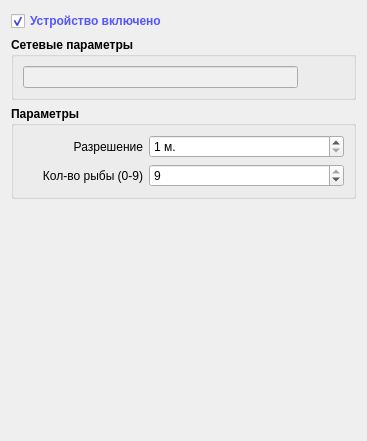
             <widget class="QWidget" name="pageECHOFish">
              <property name="geometry">
               <rect>
                <x>0</x>
                <y>0</y>
                <width>367</width>
                <height>441</height>
               </rect>
              </property>
              <attribute name="label">
               <string>Рыбопромысловый</string>
              </attribute>
              <layout class="QVBoxLayout" name="verticalLayout_12">
               <item>
                <widget class="QCheckBox" name="checkECHOFishEnabled">
                 <property name="minimumSize">
                  <size>
                   <width>0</width>
                   <height>20</height>
                  </size>
                 </property>
                 <property name="font">
                  <font>
                   <weight>75</weight>
                   <bold>true</bold>
                  </font>
                 </property>
                 <property name="styleSheet">
                  <string notr="true">color: rgb(85, 85, 255);</string>
                 </property>
                 <property name="text">
                  <string>Устройство включено</string>
                 </property>
                 <property name="checked">
                  <bool>true</bool>
                 </property>
                </widget>
               </item>
               <item>
                <widget class="QGroupBox" name="gbInterfaceECHO_2">
                 <property name="font">
                  <font>
                   <weight>75</weight>
                   <bold>true</bold>
                  </font>
                 </property>
                 <property name="title">
                  <string>Сетевые параметры</string>
                 </property>
                 <layout class="QHBoxLayout" name="horizontalLayout_20">
                  <item>
                   <widget class="QLineEdit" name="editECHOFishInterface">
                    <property name="sizePolicy">
                     <sizepolicy hsizetype="Expanding" vsizetype="Minimum">
                      <horstretch>0</horstretch>
                      <verstretch>0</verstretch>
                     </sizepolicy>
                    </property>
                    <property name="font">
                     <font>
                      <weight>50</weight>
                      <bold>false</bold>
                     </font>
                    </property>
                    <property name="styleSheet">
                     <string notr="true">background-color: rgb(240, 240, 240);
color: rgb(0, 0, 127);</string>
                    </property>
                    <property name="readOnly">
                     <bool>true</bool>
                    </property>
                   </widget>
                  </item>
                  <item>
                   <widget class="QPushButton" name="bnECHOFishEditNetworkParams">
                    <property name="sizePolicy">
                     <sizepolicy hsizetype="Fixed" vsizetype="Fixed">
                      <horstretch>0</horstretch>
                      <verstretch>0</verstretch>
                     </sizepolicy>
                    </property>
                    <property name="text">
                     <string/>
                    </property>
                    <property name="icon">
                     <iconset resource="res.qrc">
                      <normaloff>:/buttons/Icons/Gears.ico</normaloff>:/buttons/Icons/Gears.ico</iconset>
                    </property>
                    <property name="flat">
                     <bool>true</bool>
                    </property>
                   </widget>
                  </item>
                 </layout>
                </widget>
               </item>
               <item>
                <widget class="QGroupBox" name="gbECHOParams_2">
                 <property name="font">
                  <font>
                   <weight>75</weight>
                   <bold>true</bold>
                  </font>
                 </property>
                 <property name="title">
                  <string>Параметры</string>
                 </property>
                 <property name="flat">
                  <bool>false</bool>
                 </property>
                 <layout class="QVBoxLayout" name="verticalLayout_11">
                  <item>
                   <layout class="QHBoxLayout" name="horizontalLayout_32">
                    <item>
                     <widget class="QLabel" name="label_30">
                      <property name="minimumSize">
                       <size>
                        <width>120</width>
                        <height>0</height>
                       </size>
                      </property>
                      <property name="maximumSize">
                       <size>
                        <width>60</width>
                        <height>16777215</height>
                       </size>
                      </property>
                      <property name="font">
                       <font>
                        <weight>50</weight>
                        <bold>false</bold>
                       </font>
                      </property>
                      <property name="text">
                       <string>Разрешение</string>
                      </property>
                      <property name="alignment">
                       <set>Qt::AlignRight|Qt::AlignTrailing|Qt::AlignVCenter</set>
                      </property>
                     </widget>
                    </item>
                    <item>
                     <widget class="QSpinBox" name="spinECHOFishUploadClearance">
                      <property name="sizePolicy">
                       <sizepolicy hsizetype="Preferred" vsizetype="Fixed">
                        <horstretch>0</horstretch>
                        <verstretch>0</verstretch>
                       </sizepolicy>
                      </property>
                      <property name="font">
                       <font>
                        <weight>50</weight>
                        <bold>false</bold>
                       </font>
                      </property>
                      <property name="suffix">
                       <string> м.</string>
                      </property>
                      <property name="minimum">
                       <number>1</number>
                      </property>
                      <property name="maximum">
                       <number>10000</number>
                      </property>
                      <property name="value">
                       <number>1</number>
                      </property>
                     </widget>
                    </item>
                   </layout>
                  </item>
                  <item>
                   <layout class="QHBoxLayout" name="horizontalLayout_37">
                    <item>
                     <widget class="QLabel" name="label_31">
                      <property name="minimumSize">
                       <size>
                        <width>120</width>
                        <height>0</height>
                       </size>
                      </property>
                      <property name="maximumSize">
                       <size>
                        <width>60</width>
                        <height>16777215</height>
                       </size>
                      </property>
                      <property name="font">
                       <font>
                        <weight>50</weight>
                        <bold>false</bold>
                       </font>
                      </property>
                      <property name="text">
                       <string>Кол-во рыбы (0-9)</string>
                      </property>
                      <property name="alignment">
                       <set>Qt::AlignRight|Qt::AlignTrailing|Qt::AlignVCenter</set>
                      </property>
                     </widget>
                    </item>
                    <item>
                     <widget class="QSpinBox" name="spinECHOFishFishCount">
                      <property name="sizePolicy">
                       <sizepolicy hsizetype="Preferred" vsizetype="Fixed">
                        <horstretch>0</horstretch>
                        <verstretch>0</verstretch>
                       </sizepolicy>
                      </property>
                      <property name="font">
                       <font>
                        <weight>50</weight>
                        <bold>false</bold>
                       </font>
                      </property>
                      <property name="suffix">
                       <string/>
                      </property>
                      <property name="minimum">
                       <number>0</number>
                      </property>
                      <property name="maximum">
                       <number>9</number>
                      </property>
                      <property name="singleStep">
                       <number>2</number>
                      </property>
                      <property name="value">
                       <number>9</number>
                      </property>
                     </widget>
                    </item>
                   </layout>
                  </item>
                 </layout>
                </widget>
               </item>
               <item>
                <spacer name="verticalSpacer_7">
                 <property name="orientation">
                  <enum>Qt::Vertical</enum>
                 </property>
                 <property name="sizeHint" stdset="0">
                  <size>
                   <width>20</width>
                   <height>242</height>
                  </size>
                 </property>
                </spacer>
               </item>
              </layout>
             </widget>
